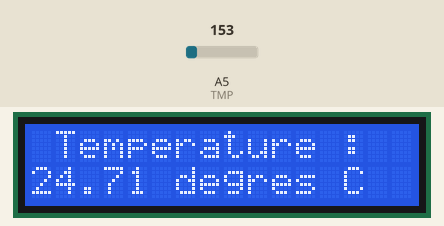
The sketch below on a simulated Arduino Uno, built with avr-gcc and run on an emulated ATmega328P. Shown: 16×2 character LCD. The test bench sets the inputs (shaded band); at power-on: A5 (TMP) = 153.

Above: at 4.2 s.
4.3 s: A5 (TMP) set to 165
At 6.6 s:
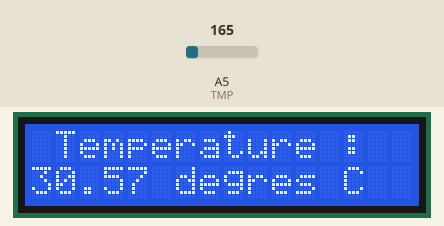
10.5 s: A5 (TMP) set to 175
At 12.5 s:
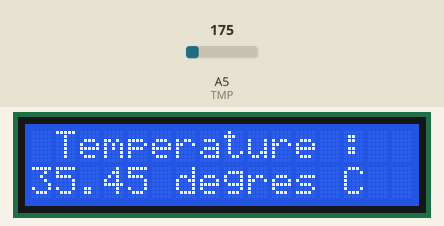
16.5 s: A5 (TMP) set to 191
At 18.4 s:
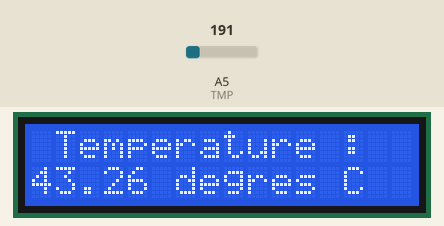
Timing chart, 0 to 19.9 s (numbered marks = the images above; inputs shaded):
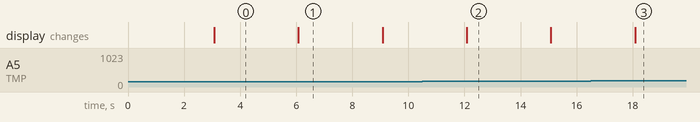

The sketch:

P10-LCD-TEMP36.ino
```cpp
// Croquis P10-LCD-TEMP36.ino

//----- LIBRAIRIE ADDITIONNELLE -----
#include <LiquidCrystal.h>  // Librairie pour l'utilisation de l'afficheur LCD

//----- CONSTANTES -----
// création de l'objet lcd (notre afficheur LCD)
LiquidCrystal lcd(8, 9, 10, 11, 12, 13); // RS=8, RW=GND, EN=9, D4=10, D5=11, D6=12, D7=13

#define TMP 5  // Broche de sortie du tmp36 sur la ligne analogique 5 (A5)

//----- VARIABLES -----
int tensionLue; // valeur lue sur la broche de sortie du tmp36

//----- PROCEDURE D'INITIALISATION -----
void setup() {
  lcd.begin(16, 2); // déclaration du LCD à 16 caractères sur 2 lignes
  lcd.clear();      // Effacement du LCD
  // Message de présentation sur 2 lignes durant 3 secondes
  lcd.setCursor(0, 0); // placement : 1ere colonne, 1ere ligne
  lcd.print(" CLG ST GILBERT "); // on écrit...
  lcd.setCursor(0, 1); // placement : 1ere colonne, 2eme ligne
  lcd.print(" LCD - ARDUINO  ");
  delay (3000);
  lcd.clear();      // Effacement du LCD
  // Caractères qui ne seront pas effacés
  lcd.setCursor(1, 0);
  lcd.print("Temperature :");
  lcd.setCursor(5, 1);
  lcd.print(" degres C");
}

//----- BOUCLE PRINCIPALE -----
void loop(){
  tensionLue = analogRead(TMP); // Lecture du TMP36, nombre compris entre 0 et 1023
  // conversion en une valeur comprise entre 0.0V et 5.0V (tension réelle)
  float tensionSortie = (tensionLue * 5.0) / 1024.0;
  // Conversion en une température en degrés C
  float temperature = ((tensionSortie * 1000) - 500) / 10;
  // Ecriture de la température pendant 3 secondes
  lcd.setCursor(0, 1); // placement : 1ere colonne, 2eme ligne
  lcd.print(temperature);
  delay(3000);
  lcd.setCursor(0, 1); // placement : 1ere colonne, 2eme ligne
  lcd.print("     "); // Effacement de la température
}
```

Measured:
- after the input at 4.3 s, the display: first differs from a run without the input after 1.8 s (image 1)
- after the input at 10.5 s, the display: first differs from a run without the input after 1.6 s (image 2)
- after the input at 16.5 s, the display: first differs from a run without the input after 1.6 s (image 3)
- what the display in image 1 shows lasts 3.0 s, from 6.1 s to 9.1 s
